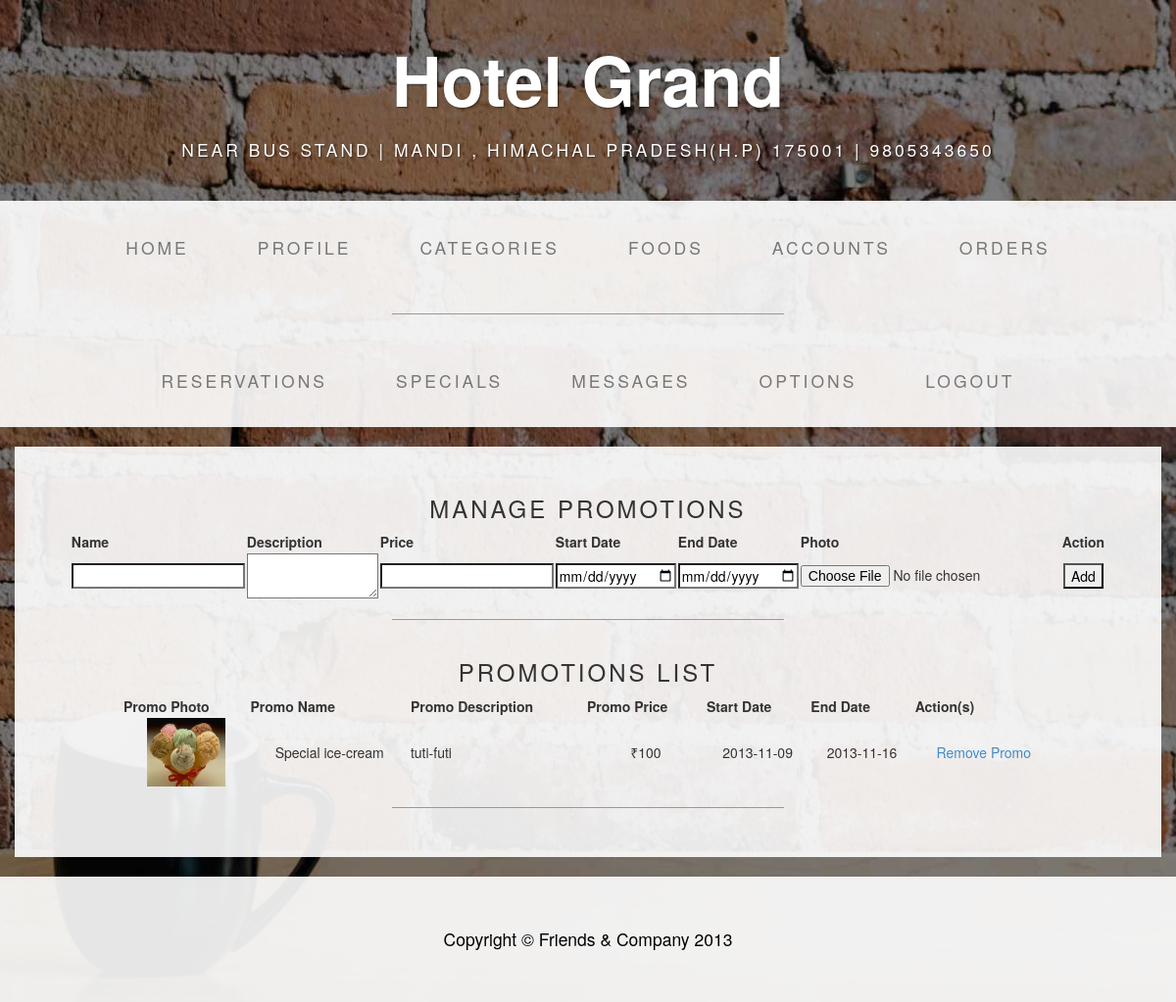
Page /canteen/admin/specials.php (signed in) on the committed database.
### tables this page shows
CREATE TABLE IF NOT EXISTS `specials` (
  `special_id` int(15) NOT NULL AUTO_INCREMENT,
  `special_name` varchar(25) NOT NULL,
  `special_description` text NOT NULL,
  `special_price` float NOT NULL,
  `special_start_date` date NOT NULL,
  `special_end_date` date NOT NULL,
  `special_photo` varchar(45) NOT NULL,
  PRIMARY KEY (`special_id`)
);

CREATE TABLE IF NOT EXISTS `currencies` (
  `currency_id` int(5) NOT NULL AUTO_INCREMENT,
  `currency_symbol` varchar(15) NOT NULL,
  `flag` int(1) NOT NULL,
  PRIMARY KEY (`currency_id`)
);

### canteen/admin/specials.php (the view, shortened to what this page needs)
<?php
$result=mysql_query("SELECT * FROM specials")
or die("There are no records to display ... \n" . mysql_error());
?>
<?php
    $flag_1 = 1;
    $currencies=mysql_query("SELECT * FROM currencies WHERE flag='$flag_1'")
    or die("A problem has occured ... \n" . "Our team is working on it at the moment ... \n" . "Please check back after few hours.");
?>
<!DOCTYPE html>
<html lang="en">
  <head>
    <link href="css/css1.css" rel="stylesheet">
    <link href="css/css2.css" rel="stylesheet">
  </head>
  <body>
    <div class="brand">Hotel Grand</div>
    <div class="address-bar">near bus stand |  Mandi , Himachal Pradesh(H.P) 175001 | 9805343650</div>
    <nav class="navbar navbar-default" role="navigation">
      <div class="container">
        <div class="collapse navbar-collapse navbar-ex1-collapse">
          <ul class="nav navbar-nav">
            <li><a href="index.php">Home</a></li>
            <li><a href="profile.php">Profile</a></li>
            <li><a href="categories.php">Categories</a></li>
            <li><a href="foods.php">Foods</a></li>
            <li><a href="accounts.php">Accounts</a></li>
            <li><a href="orders.php">Orders</a></li>
        </ul>
        <hr>
          <ul class="nav navbar-nav">
            <li><a href="reservations.php">Reservations</a></li>
            <li><a href="specials.php">Specials</a></li>
            <li><a href="messages.php">Messages</a></li>
            <li><a href="options.php">Options</a></li>
            <li><a href="Logout.php">Logout</a></li>
          </ul>        </div>
      </div>
    </nav>
    <div class="container">
            <div class="row">
        <div class="box">
          <div class="col-lg-12 text-center">
<div id="container">
<table width="850" align="center">
<CAPTION><h3>MANAGE PROMOTIONS</h3></CAPTION>
<form name="specialsForm" id="specialsForm" action="specials-exec.php" method="post" enctype="multipart/form-data" onsubmit="return specialsValidate(this)">
<tr>
    <th>Name</th>
    <th>Description</th>
    <th>Price</th>
    <th>Start Date</th>
    <th>End Date</th>
    <th>Photo</th>
    <th>Action</th>
</tr>
<tr>
    <td><input type="text" name="name" id="name" class="textfield" /></td>
    <td><textarea name="description" id="description" class="textfield" rows="2" cols="15"></textarea></td>
    <td><input type="text" name="price" id="price" class="textfield" /></td>
    <td><input type="date" name="start_date" id="start_date" class="textfield" /></td>
    <td><input type="date" name="end_date" id="end_date" class="textfield" /></td>
    <td><input type="file" name="photo" id="photo"/></td>
    <td><input type="submit" name="Submit" value="Add" /></td>
</tr>
</form>
</table>
<hr>
<table width="950" align="center">
<CAPTION><h3>PROMOTIONS LIST</h3></CAPTION>
<tr>
<th>Promo Photo</th>
<th>Promo Name</th>
<th>Promo Description</th>
<th>Promo Price</th>
<th>Start Date</th>
<th>End Date</th>
<th>Action(s)</th>
</tr>
<?php
$symbol=mysql_fetch_assoc($currencies);
while ($row=mysql_fetch_array($result)){
echo "<tr>";
echo '<td><img src=../images/'. $row['special_photo']. ' width="80" height="70"></td>';
echo "<td>" . $row['special_name']."</td>";
echo "<td width='180' align='left'>" . $row['special_description']."</td>";
echo "<td>" . $symbol['currency_symbol']. "" . $row['special_price']."</td>";
echo "<td>" . $row['special_start_date']."</td>";
echo "<td>" . $row['special_end_date']."</td>";
echo '<td><a href="delete-special.php?id=' . $row['special_id'] . '">Remove Promo</a></td>';
echo "</tr>";
}
?>
</table>
<hr>
</div>
</div>
</div>
</div>
</div>
    <footer>
      <div class="container">
        <div class="row">
          <div class="col-lg-12 text-center">
            <p>Copyright &copy; Friends &  Company 2013</p>
          </div>
        </div>
      </div>
    </footer>
  </body>
</html>

### canteen/admin/css/css2.css (style rules this page uses)
body { background: url(../img/bg.jpg) no-repeat center center fixed; -webkit-background-size: cover; -moz-background-size: cover; -o-background-size: cover; background-size: cover; }
h1, h2, h3, h4, h5, h6 { text-transform: uppercase; letter-spacing: 3px; font-weight: 400; }
p { font-size: 1.25em; line-height: 1.6; color: #000; }
hr { border-color: #999999; max-width: 400px; }
.brand, .address-bar { display: none; }
.navbar-nav { text-transform: uppercase; letter-spacing: 3px; font-weight: 400; }
.box { background: #fff; background: rgba(255,255,255,0.9); margin-bottom: 20px; padding: 30px 15px; }
footer { background: #fff; background: rgba(255,255,255,0.9); }
footer p { margin: 0; padding: 50px 0; }
@media screen and (min-width: 768px) { .brand { display: inherit; font-weight: 700; font-size: 5em; line-height: normal; text-align: center; margin: 0; padding: 30px 0 10px; color: #fff; text-shadow: 1px 1px 2px rgba(0, 0, 0, 0.5); } }
@media screen and (min-width: 768px) { .address-bar { display: inherit; text-align: center; margin: 0; padding: 0 0 40px; font-size: 1.25em; text-transform: uppercase; letter-spacing: 3px; font-weight: 400; color: #fff; text-shadow: 1px 1px 2px rgba(0, 0, 0, 0.5); } }
@media screen and (min-width: 768px) { .navbar { border-radius: 0; } }
@media screen and (min-width: 768px) { .navbar { min-height: 0; } }
@media screen and (min-width: 768px) { .navbar-default { background: #fff; background: rgba(255,255,255,0.9); border: none; } }
@media screen and (min-width: 768px) { .nav>li>a { padding: 35px; } }
@media screen and (min-width: 768px) { .navbar-nav>li>a { line-height: normal; } }
@media screen and (min-width: 768px) { .navbar-nav { float: none; margin: 0 auto; display: table; table-layout: fixed; font-size: 1.25em; } }

### rows in the picture
specials: special_photo (picture), special_name "Special ice-cream", special_description "tuti-futi", special_price "100", special_start_date "2013-11-09", special_end_date "2013-11-16"
currencies: currency_symbol "₹"
